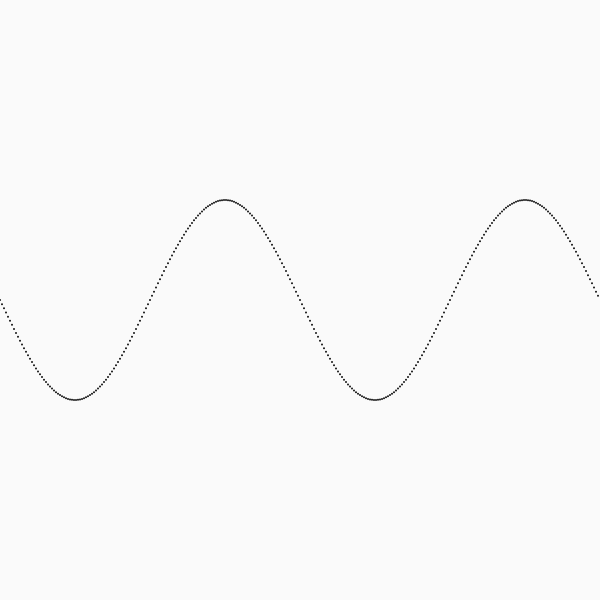
Frame 1 (no input)
Frame 60 (no input): identical to frame 1, image omitted
Frame 120 (the mouse pressed at the canvas centre since frame 60): identical to frame 1, image omitted

The p5.js sketch that drew this single still picture (run headless with seeded random() and noise() and a simulated clock; from frame 60 on, the mouse is pressed at the canvas centre):

// p5.js sketch
// ── sketch.js
function setup() {
  createCanvas(600, 600);
}

function draw() {
  background(250);
  translate(0, height * 0.5);
  noStroke();
  fill(20);
  for(let i = 0; i < width; i += 2){
    let angle = map(i, 0, width, 0, 4 * PI);
    ellipse(i, 100 * sin(angle), 2, 2);
  }
}
